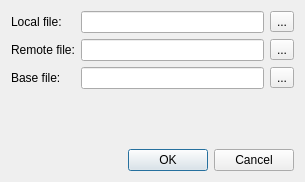
<?xml version="1.0" encoding="UTF-8"?>
<ui version="4.0">
 <class>MergeOpenFilesDialog</class>
 <widget class="QDialog" name="MergeOpenFilesDialog">
  <property name="geometry">
   <rect>
    <x>0</x>
    <y>0</y>
    <width>305</width>
    <height>182</height>
   </rect>
  </property>
  <property name="windowTitle">
   <string>Select files to merge</string>
  </property>
  <property name="windowIcon">
   <iconset theme="gitklient"/>
  </property>
  <layout class="QVBoxLayout" name="verticalLayout">
   <item>
    <layout class="QFormLayout" name="formLayout">
     <item row="0" column="0">
      <widget class="QLabel" name="label">
       <property name="text">
        <string>Local file:</string>
       </property>
      </widget>
     </item>
     <item row="0" column="1">
      <layout class="QHBoxLayout" name="horizontalLayout">
       <item>
        <widget class="QLineEdit" name="lineEditLocalFile"/>
       </item>
       <item>
        <widget class="QToolButton" name="toolButtonSelectLocalFile">
         <property name="text">
          <string>...</string>
         </property>
        </widget>
       </item>
      </layout>
     </item>
     <item row="1" column="0">
      <widget class="QLabel" name="label_2">
       <property name="text">
        <string>Remote file:</string>
       </property>
      </widget>
     </item>
     <item row="1" column="1">
      <layout class="QHBoxLayout" name="horizontalLayout_2">
       <item>
        <widget class="QLineEdit" name="lineEditRemoteFile"/>
       </item>
       <item>
        <widget class="QToolButton" name="toolButtonSelectRemoteFile">
         <property name="text">
          <string>...</string>
         </property>
        </widget>
       </item>
      </layout>
     </item>
     <item row="2" column="0">
      <widget class="QLabel" name="label_3">
       <property name="text">
        <string>Base file:</string>
       </property>
      </widget>
     </item>
     <item row="2" column="1">
      <layout class="QHBoxLayout" name="horizontalLayout_3">
       <item>
        <widget class="QLineEdit" name="lineEditBaseFile"/>
       </item>
       <item>
        <widget class="QToolButton" name="toolButtonSelectBaseFile">
         <property name="text">
          <string>...</string>
         </property>
        </widget>
       </item>
      </layout>
     </item>
    </layout>
   </item>
   <item>
    <spacer name="verticalSpacer">
     <property name="orientation">
      <enum>Qt::Vertical</enum>
     </property>
     <property name="sizeHint" stdset="0">
      <size>
       <width>20</width>
       <height>50</height>
      </size>
     </property>
    </spacer>
   </item>
   <item>
    <widget class="QDialogButtonBox" name="buttonBox">
     <property name="orientation">
      <enum>Qt::Horizontal</enum>
     </property>
     <property name="standardButtons">
      <set>QDialogButtonBox::Cancel|QDialogButtonBox::Ok</set>
     </property>
    </widget>
   </item>
  </layout>
 </widget>
 <resources/>
 <connections/>
</ui>
